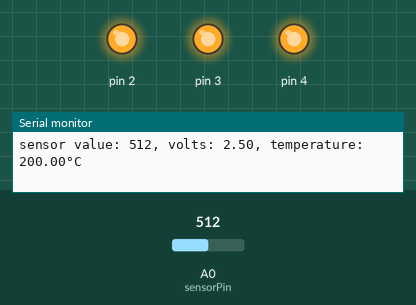
This sketch was run on a simulated Arduino Uno, built with avr-gcc and run on an emulated ATmega328P. Shown: output pins drawn as LEDs (lit = HIGH), the last lines printed to the serial monitor. Inputs (shaded band) come from the test bench; at power-on: A0 (sensorPin) = 512.

Above: at 1.8 s.
1.9 s: A0 (sensorPin) set to 168
3.4 s: A0 (sensorPin) set to 151
At 4.9 s:
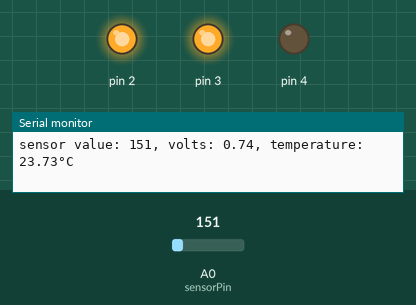
5.5 s: A0 (sensorPin) set to 122
At 6.6 s:
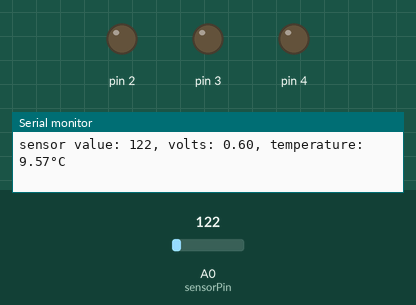
7.5 s: A0 (sensorPin) set to 306
At 9.2 s:
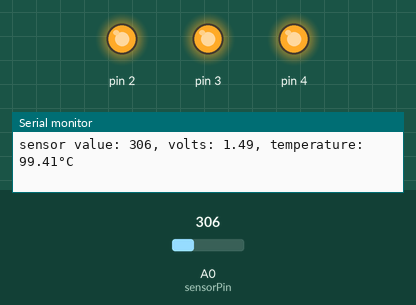
9.5 s: A0 (sensorPin) set to 0
At 11.0 s:
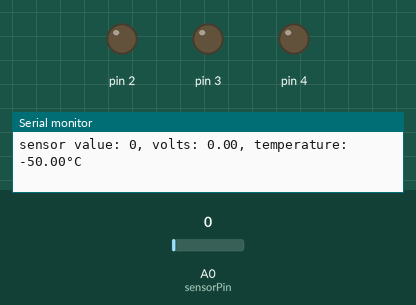
Timing chart, 0 to 12.5 s (numbered marks = the images above; inputs shaded):
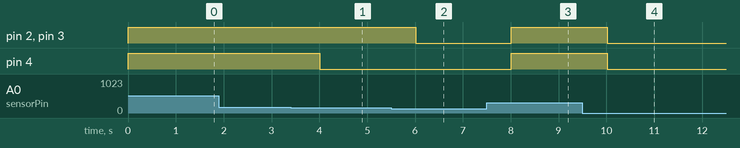

The sketch:

sketch_mar12a.ino
```cpp
const int sensorPin = A0;
const float baselineTemp = 21.0;

void setup() {
  Serial.begin(9600);

  for(int pinNumber = 2; pinNumber < 5; pinNumber++){
    pinMode(pinNumber, OUTPUT);
    digitalWrite(pinNumber, LOW);
  }
}

void loop() {
  int sensorVal = analogRead(sensorPin);
  float voltage = (sensorVal / 1024.0) * 5.0;
  float temperature = (voltage - 0.5) * 100;

  Serial.print("sensor value: ");
  Serial.print(sensorVal);
  Serial.print(", volts: ");
  Serial.print(voltage);
  Serial.print(", temperature: ");
  Serial.print(temperature);
  Serial.println("°C");

  if( temperature < baselineTemp ){
    digitalWrite(2, LOW);
    digitalWrite(3, LOW);
    digitalWrite(4, LOW);
  } else if( temperature >= baselineTemp + 1 && temperature < baselineTemp + 2){
    digitalWrite(2, HIGH);
    digitalWrite(3, LOW);
    digitalWrite(4, LOW);
  } else if( temperature >= baselineTemp + 2 && temperature < baselineTemp + 3){
    digitalWrite(2, HIGH);
    digitalWrite(3, HIGH);
    digitalWrite(4, LOW);
  } else if( temperature >= baselineTemp + 3 ){
    digitalWrite(2, HIGH);
    digitalWrite(3, HIGH);
    digitalWrite(4, HIGH);
  }
  delay(1000);
}
```

Measured:
- the behaviour switches between 152 and 151 on A0 (sensorPin) (found by bisection; images 0 and 1)
- after the input at 3.4 s, pin 4: HIGH → LOW after 0.61 s
- after the input at 5.5 s, pin 2, pin 3: HIGH → LOW after 0.51 s
- after the input at 7.5 s, pin 2–4: LOW → HIGH after 0.51 s
- after the input at 9.5 s, pin 2–4: HIGH → LOW after 0.52 s
